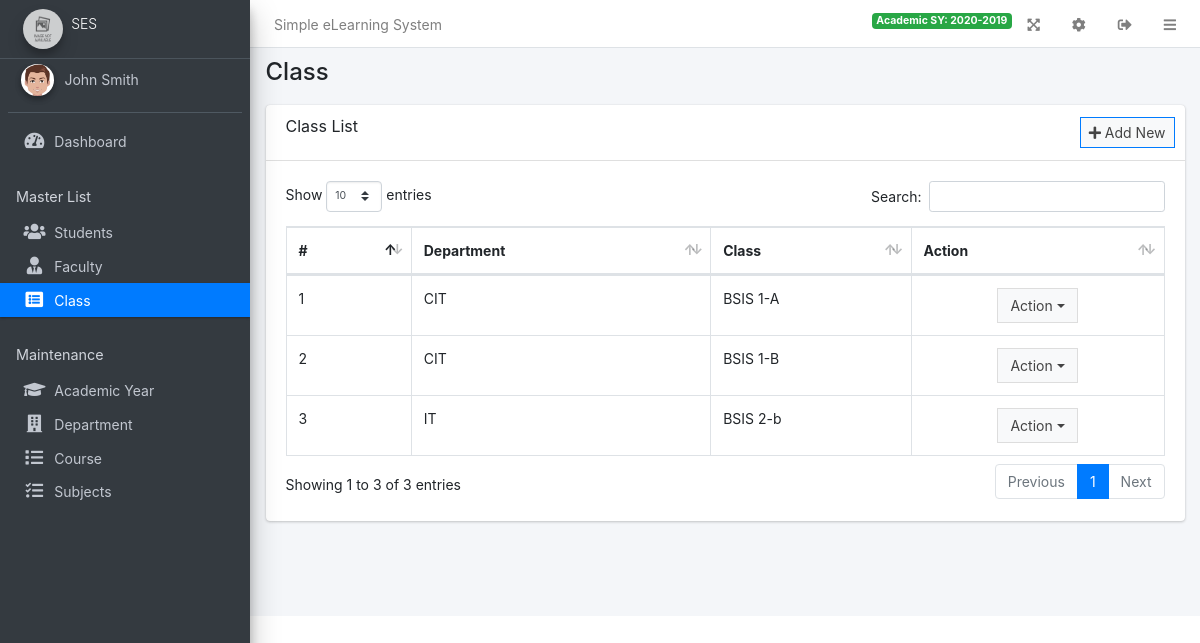
The page /admin/?page=class (signed in) on the database its author committed.
### tables this page shows
CREATE TABLE `class` (
  `id` int(30) NOT NULL,
  `department_id` int(30) NOT NULL,
  `course_id` int(30) NOT NULL,
  `level` varchar(50) NOT NULL,
  `section` varchar(50) NOT NULL
);

CREATE TABLE `department` (
  `id` int(30) NOT NULL,
  `department` varchar(250) NOT NULL,
  `description` text DEFAULT NULL
);

### admin/class/index.php (the view, shortened to what this page needs)
<div class="card card-outline cardprimary w-fluid">
	<div class="card-header">
		<h3 class="card-title">Class List</h3>
		<div class="card-tools">
			<a class="btn btn-block btn-sm btn-default btn-flat border-primary new_class" href="javascript:void(0)"><i class="fa fa-plus"></i> Add New</a>
		</div>
	</div>
	<div class="card-body">
		<table class="table table-bordered table-compact table-stripped">
			<thead>
				<tr>
					<th>#</th>
					<th>Department</th>
					<th>Class</th>
					<th>Action</th>
				</tr>
			</thead>
			<tbody>
				<?php
				$i =1;
				$qry = $conn->query("SELECT c.*,d.department, CONCAT(co.course, ' ', c.level, '-',c.section) as class FROM class c inner join department d on d.id = c.department_id inner join course co on co.id = c.course_id order by d.department asc, CONCAT(co.course, ' ', c.level, '-',c.section) asc");
				while($row=$qry->fetch_assoc()):
				?>
				<tr>
					<td><?php echo $i++ ?></td>
					<td><?php echo $row['department'] ?></td>
					<td><?php echo $row['class'] ?></td>
					<td class="text-center">
						<div class="btn-group">
		                    <button type="button" class="btn btn-default btn-block btn-flat dropdown-toggle dropdown-hover dropdown-icon" data-toggle="dropdown" aria-expanded="false">
		                    	Action
		                    </button>
		                </div>
					</td>
				</tr>
				<?php endwhile; ?>
			</tbody>
		</table>
	</div>
</div>

### rows shown on the page
class: department.department "CIT", class "BSIS 1-A"
class: department.department "CIT", class "BSIS 1-B"
class: department.department "IT", class "BSIS 2-b"

### other values the page prints
$_settings->info('name') "Simple eLearning System"
$_settings->userdata('academic_sy') "2020-2019"
$_settings->info('short_name') "SES"
$_settings->userdata('firstname').' '.$_settings->userdata('lastname') "John Smith"
str_replace("_", " ",$page) "Class"
